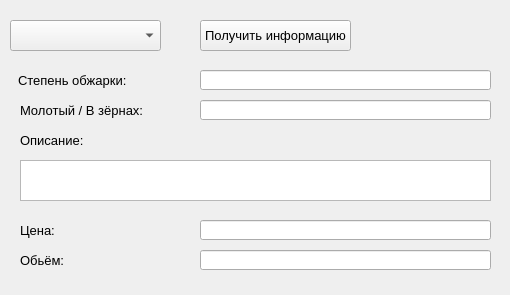
<?xml version="1.0" encoding="UTF-8"?>
<ui version="4.0">
 <class>Form</class>
 <widget class="QWidget" name="Form">
  <property name="geometry">
   <rect>
    <x>0</x>
    <y>0</y>
    <width>510</width>
    <height>295</height>
   </rect>
  </property>
  <property name="windowTitle">
   <string>Сорта кофе</string>
  </property>
  <widget class="QComboBox" name="comboB">
   <property name="geometry">
    <rect>
     <x>10</x>
     <y>20</y>
     <width>151</width>
     <height>31</height>
    </rect>
   </property>
   <property name="font">
    <font>
     <pointsize>10</pointsize>
    </font>
   </property>
  </widget>
  <widget class="QPushButton" name="b1">
   <property name="geometry">
    <rect>
     <x>200</x>
     <y>20</y>
     <width>151</width>
     <height>31</height>
    </rect>
   </property>
   <property name="font">
    <font>
     <pointsize>10</pointsize>
    </font>
   </property>
   <property name="text">
    <string>Получить информацию</string>
   </property>
  </widget>
  <widget class="QLabel" name="l1">
   <property name="geometry">
    <rect>
     <x>18</x>
     <y>70</y>
     <width>141</width>
     <height>21</height>
    </rect>
   </property>
   <property name="font">
    <font>
     <pointsize>10</pointsize>
    </font>
   </property>
   <property name="text">
    <string>Степень обжарки:</string>
   </property>
  </widget>
  <widget class="QLineEdit" name="e1">
   <property name="geometry">
    <rect>
     <x>200</x>
     <y>70</y>
     <width>291</width>
     <height>20</height>
    </rect>
   </property>
   <property name="font">
    <font>
     <pointsize>10</pointsize>
    </font>
   </property>
   <property name="readOnly">
    <bool>true</bool>
   </property>
  </widget>
  <widget class="QLineEdit" name="e2">
   <property name="geometry">
    <rect>
     <x>200</x>
     <y>100</y>
     <width>291</width>
     <height>20</height>
    </rect>
   </property>
   <property name="font">
    <font>
     <pointsize>10</pointsize>
    </font>
   </property>
   <property name="readOnly">
    <bool>true</bool>
   </property>
  </widget>
  <widget class="QLabel" name="l2">
   <property name="geometry">
    <rect>
     <x>20</x>
     <y>100</y>
     <width>141</width>
     <height>21</height>
    </rect>
   </property>
   <property name="font">
    <font>
     <pointsize>10</pointsize>
    </font>
   </property>
   <property name="text">
    <string>Молотый / В зёрнах:</string>
   </property>
  </widget>
  <widget class="QLabel" name="l3">
   <property name="geometry">
    <rect>
     <x>20</x>
     <y>130</y>
     <width>141</width>
     <height>21</height>
    </rect>
   </property>
   <property name="font">
    <font>
     <pointsize>10</pointsize>
    </font>
   </property>
   <property name="text">
    <string>Описание:</string>
   </property>
  </widget>
  <widget class="QPlainTextEdit" name="pe1">
   <property name="geometry">
    <rect>
     <x>20</x>
     <y>160</y>
     <width>471</width>
     <height>41</height>
    </rect>
   </property>
   <property name="font">
    <font>
     <pointsize>10</pointsize>
    </font>
   </property>
  </widget>
  <widget class="QLabel" name="l4">
   <property name="geometry">
    <rect>
     <x>20</x>
     <y>220</y>
     <width>141</width>
     <height>21</height>
    </rect>
   </property>
   <property name="font">
    <font>
     <pointsize>10</pointsize>
    </font>
   </property>
   <property name="text">
    <string>Цена:</string>
   </property>
  </widget>
  <widget class="QLineEdit" name="e3">
   <property name="geometry">
    <rect>
     <x>200</x>
     <y>220</y>
     <width>291</width>
     <height>20</height>
    </rect>
   </property>
   <property name="font">
    <font>
     <pointsize>10</pointsize>
    </font>
   </property>
   <property name="readOnly">
    <bool>true</bool>
   </property>
  </widget>
  <widget class="QLabel" name="l5">
   <property name="geometry">
    <rect>
     <x>20</x>
     <y>250</y>
     <width>141</width>
     <height>21</height>
    </rect>
   </property>
   <property name="font">
    <font>
     <pointsize>10</pointsize>
    </font>
   </property>
   <property name="text">
    <string>Обьём:</string>
   </property>
  </widget>
  <widget class="QLineEdit" name="e4">
   <property name="geometry">
    <rect>
     <x>200</x>
     <y>250</y>
     <width>291</width>
     <height>20</height>
    </rect>
   </property>
   <property name="font">
    <font>
     <pointsize>10</pointsize>
    </font>
   </property>
   <property name="readOnly">
    <bool>true</bool>
   </property>
  </widget>
 </widget>
 <resources/>
 <connections/>
</ui>
